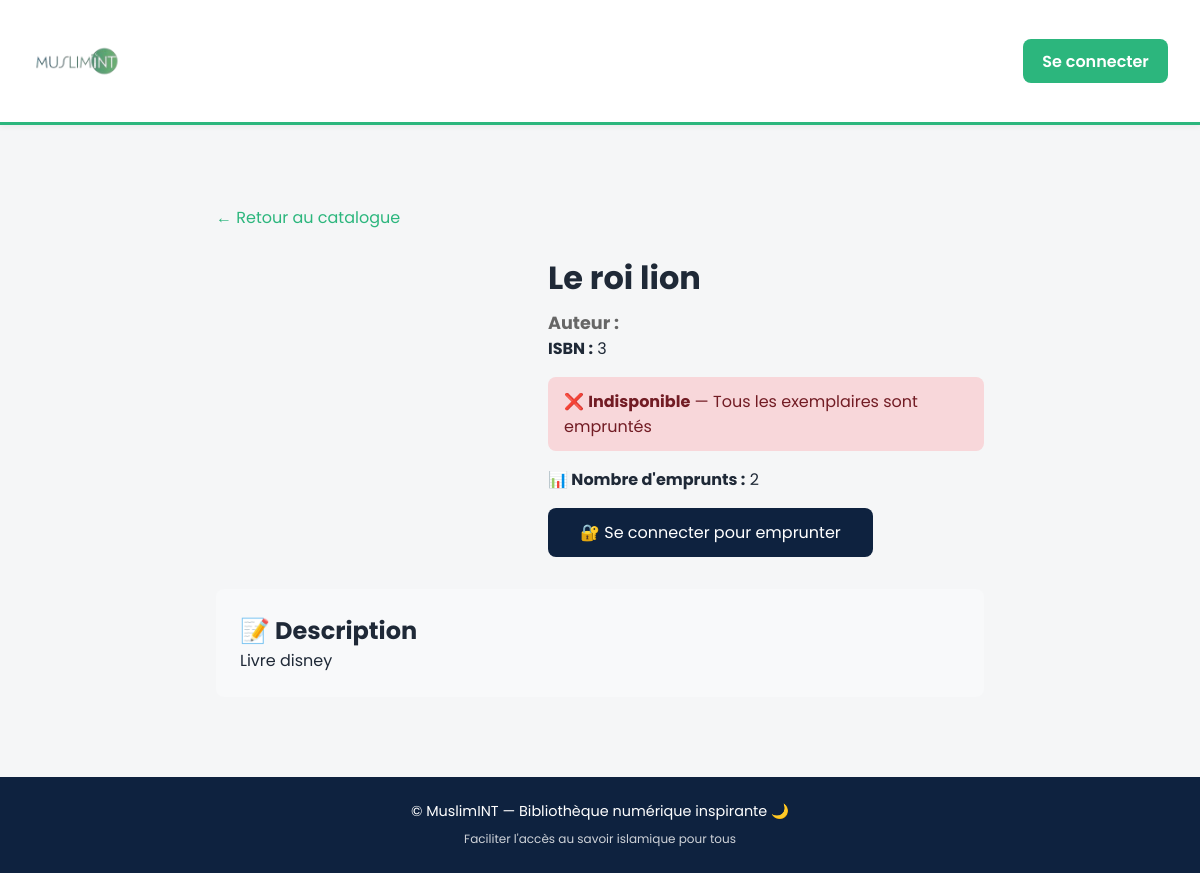
/book/jsp/, run on an earlier commit of the app's database.
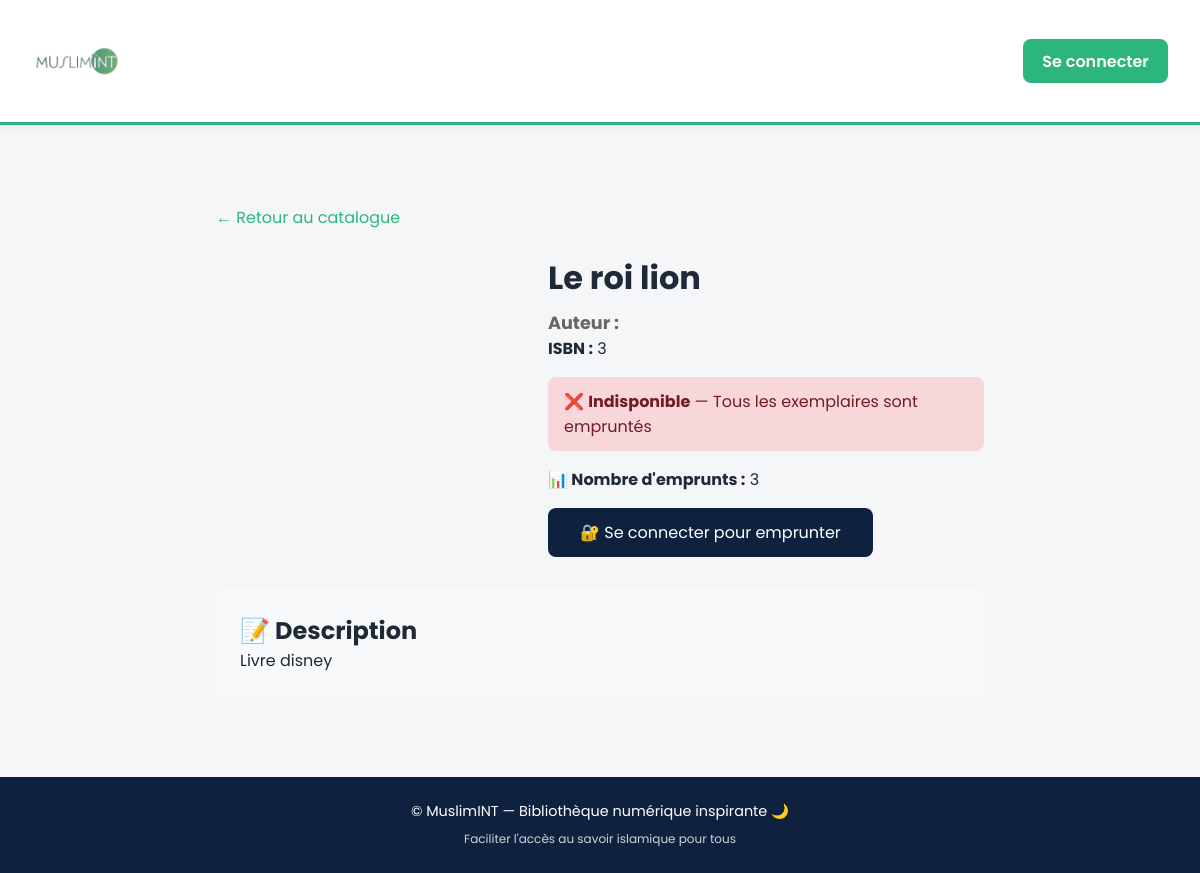
And on a later commit of the database.
### library/models.py (models this page shows, shortened)
class Book(models.Model):
    title = models.CharField(max_length=300, verbose_name="Titre")
    slug = models.SlugField(unique=True, blank=True)
    author = models.CharField(max_length=200, blank=True, verbose_name="Auteur")
    category = models.ForeignKey(
        Category,
        on_delete=models.SET_NULL,
        null=True,
        blank=True,
        related_name='books',
        verbose_name="Catégorie"
    )
    description = models.TextField(blank=True, verbose_name="Description")
    isbn = models.CharField(max_length=20, blank=True, verbose_name="ISBN")
    total_copies = models.PositiveIntegerField(default=1, verbose_name="Nombre total d'exemplaires")
    available_copies = models.PositiveIntegerField(default=1, verbose_name="Exemplaires disponibles")
    created_at = models.DateTimeField(auto_now_add=True, null=True)
    updated_at = models.DateTimeField(auto_now=True, null=True)
    spiritual_review = models.TextField(
        blank=True,
        help_text="Avis du pôle spiritualité sur ce livre",
        verbose_name="Avis spirituel"
    )
    class Meta:
        ordering = ['title']
        verbose_name = "Livre"
        verbose_name_plural = "Livres"

### library/views.py (the view)
# urls.py: path('book/<slug:slug>/', views.BookDetailView.as_view(), name='book_detail'),
class BookDetailView(DetailView):
    model = Book
    template_name = 'library/book_detail.html'
    context_object_name = 'book'
    def get_context_data(self, **kwargs):
        context = super().get_context_data(**kwargs)
        if self.request.user.is_authenticated:
            context['user_has_borrowed'] = Loan.objects.filter(
                borrower=self.request.user,
                book=self.object,
                status='ongoing'
            ).exists()
        context['recent_loans'] = Loan.objects.filter(
            book=self.object
        ).select_related('borrower').order_by('-borrowed_at')[:5]
        return context

### library/templates/library/book_detail.html (shortened to what this page needs)
{% extends "library/base.html" %}
{% block content %}
<div style="max-width: 800px; margin: 2rem auto; padding: 1rem;">
    <a href="{% url 'library:book_list' %}" style="color: var(--mint-green); text-decoration: none;">← Retour au catalogue</a>
    <div style="display: flex; gap: 2rem; margin-top: 1.5rem; flex-wrap: wrap;">
        <div style="flex: 0 0 300px;">
        </div>
        <div style="flex: 1; min-width: 250px;">
            <h1 style="margin: 0 0 0.5rem;">{{ book.title }}</h1>
            <p style="font-size: 1.1rem; color: #666;">
                <strong>Auteur :</strong> {{ book.author }}
            </p>
            {% if book.isbn %}
                <p><strong>ISBN :</strong> {{ book.isbn }}</p>
            {% endif %}
            {% if book.available_copies > 0 %}
                <div style="background: #d4edda; color: #155724; padding: 0.75rem 1rem; border-radius: 8px; margin: 1rem 0;">
                    ✅ <strong>Disponible</strong> — {{ book.available_copies }} exemplaire{{ book.available_copies|pluralize }} sur {{ book.total_copies }}
                </div>
            {% else %}
                <div style="background: #f8d7da; color: #721c24; padding: 0.75rem 1rem; border-radius: 8px; margin: 1rem 0;">
                    ❌ <strong>Indisponible</strong> — Tous les exemplaires sont empruntés
                </div>
            {% endif %}
            <p><strong>📊 Nombre d'emprunts :</strong> {{ book.loans.count }}</p>
            {% if user.is_authenticated and book.available_copies > 0 %}
                <form method="post" action="{% url 'library:borrow_book' book.slug %}">
                    {% csrf_token %}
                    <button type="submit" style="background: var(--mint-green); color: white; border: none; padding: 0.75rem 2rem; border-radius: 8px; font-size: 1rem; cursor: pointer; margin-top: 1rem;">
                        📚 Emprunter ce livre
                    </button>
                </form>
            {% elif not user.is_authenticated %}
                <a href="{% url 'library:login' %}" style="display: inline-block; background: var(--deep-blue); color: white; padding: 0.75rem 2rem; border-radius: 8px; text-decoration: none; margin-top: 1rem;">
                    🔐 Se connecter pour emprunter
                </a>
            {% endif %}
        </div>
    </div>
    {% if book.description %}
        <div style="margin-top: 2rem; padding: 1.5rem; background: #f8f9fa; border-radius: 8px;">
            <h2>📝 Description</h2>
            <p>{{ book.description|linebreaks }}</p>
        </div>
    {% endif %}
</div>
{% endblock %}

What changed in the data, as far as the page shows it:
changed Book "Le roi lion": loans.count "2" → "3"
